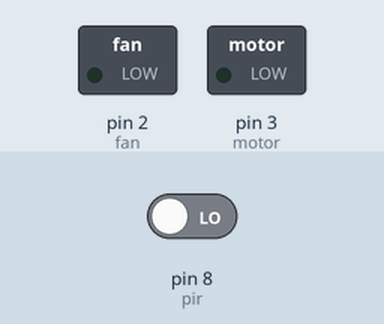
The sketch below on a simulated Arduino Uno, built with avr-gcc and run on an emulated ATmega328P. Parts: switched loads named in the sketch (green lamp = pin HIGH). The test bench sets the inputs (shaded band); at power-on: pin 8 (pir) LOW.

Above: at 1.2 s.
1.3 s: pin 8 (pir) driven HIGH
At 2.6 s:
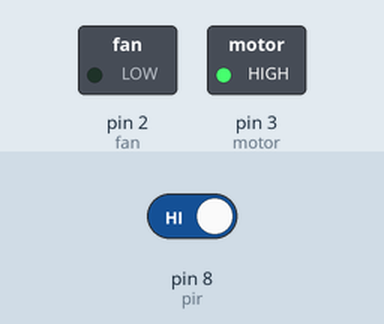
4.3 s: pin 8 (pir) driven LOW
At 5.4 s:
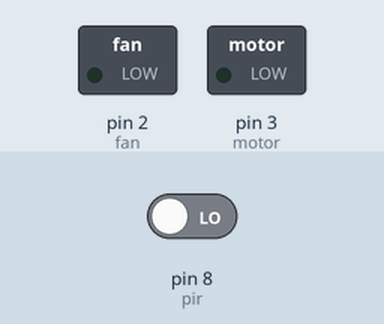
Timing chart, 0 to 7.3 s (numbered marks = the images above; inputs shaded):
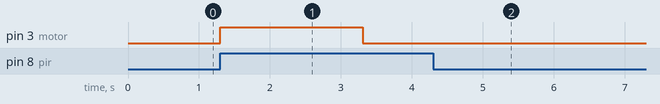

Measured:
- after the input at 1.3 s, pin 3 (motor): LOW → HIGH at once, → LOW 2.0 s later
- after the input at 4.3 s, pin 2 (fan): stays LOW (without the input it goes to HIGH after 1.0 s)

The sketch:

RuaTay.ino
```cpp
int motor = 3;
int fan = 2;
int i;
int pir = 8;
int pirValue = 0;

boolean sensorStatus = false;

void setup() {
  Serial.begin(9600);
  pinMode(motor, OUTPUT);
  pinMode(fan, OUTPUT);
  pinMode(pir, INPUT);
}

void loop() {
  pirValue = digitalRead(pir);
  if (pirValue == HIGH){
    sensorStatus = true;
    digitalWrite(motor, HIGH);
    for (i = 0; i <= 200; i++){
      if (pirValue == LOW){
        digitalWrite(motor, LOW);
        sensorStatus = false;
        break;
      }
      delay(10);
    }
    digitalWrite(motor, LOW);
    if(sensorStatus==true){
      delay(2000);
    }
  }

  while(pirValue == HIGH && sensorStatus == true){
    pirValue = digitalRead(pir);
    digitalWrite(fan, HIGH);
  }
  digitalWrite(fan, LOW);
  sensorStatus = false;
}
```
